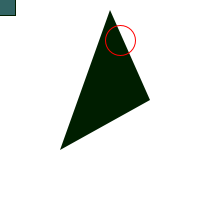
Frame 1 (no input)
Frame 60 (the mouse pressed at the canvas centre just before this capture): identical to frame 1, image omitted
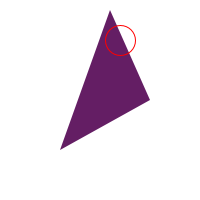
Frame 120 (the mouse held since frame 60 and released just before this capture)

The Processing sketch that drew these frames (run headless with seeded random() and noise(); from frame 60 on, the mouse is pressed at the canvas centre):

// Processing sketch: processing_23941
// ── processing_23941.pde

void setup(){
size(200,200);
frameRate(30);
}

void draw(){
 background(255);
 
  //set rect and ellipses mode
  rectMode(CENTER);
  ellipseMode(CENTER);
 
  
  //draw rect
  stroke(mouseX,30,mouseY);
  fill(50,100,100);
  rect(mouseX,mouseY,30,30);
  
  //draw triangle
  noStroke();
  fill(mouseX,30,mouseY);
  triangle(110,10,150,100,60,150);
  
  //draw ellipse
  stroke(255,0,0);
  noFill();
  ellipse(120,40,30,30);
}
   
